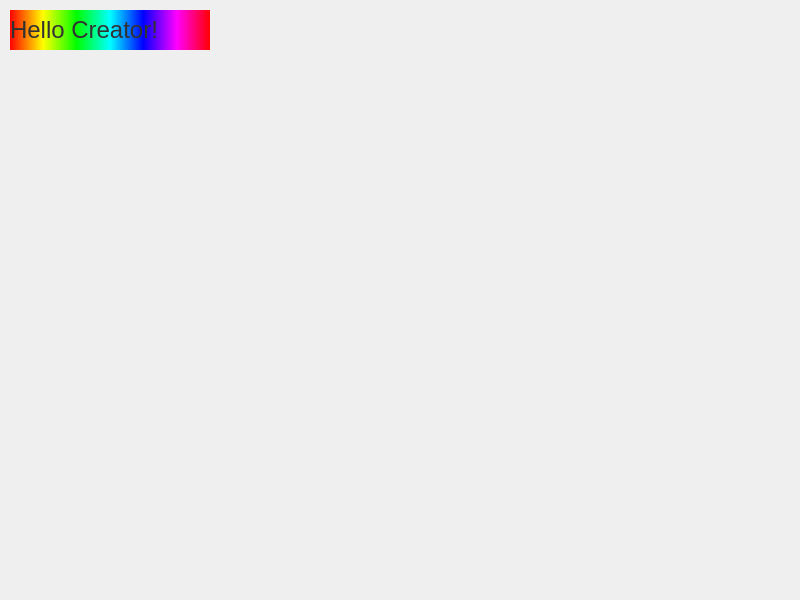
<?xml version="1.0" encoding="UTF-8"?>
<ui version="4.0">
 <class>Widget</class>
 <widget class="QWidget" name="Widget">
  <property name="geometry">
   <rect>
    <x>0</x>
    <y>0</y>
    <width>800</width>
    <height>600</height>
   </rect>
  </property>
  <property name="windowTitle">
   <string>Widget</string>
  </property>
  <widget class="QLabel" name="label">
   <property name="geometry">
    <rect>
     <x>10</x>
     <y>10</y>
     <width>200</width>
     <height>40</height>
    </rect>
   </property>
   <property name="styleSheet">
    <string notr="true">color: rgb(50, 50, 50);
background-color: qlineargradient(spread:pad, x1:0, y1:0, x2:1, y2:0, stop:0 rgba(255, 0, 0, 255), stop:0.166 rgba(255, 255, 0, 255), stop:0.333 rgba(0, 255, 0, 255), stop:0.5 rgba(0, 255, 255, 255), stop:0.666 rgba(0, 0, 255, 255), stop:0.833 rgba(255, 0, 255, 255), stop:1 rgba(255, 0, 0, 255));
</string>
   </property>
   <property name="text">
    <string>&lt;html&gt;&lt;head/&gt;&lt;body&gt;&lt;p&gt;&lt;span style=&quot; font-size:18pt;&quot;&gt;Hello Creator!&lt;/span&gt;&lt;/p&gt;&lt;/body&gt;&lt;/html&gt;</string>
   </property>
   <property name="textFormat">
    <enum>Qt::AutoText</enum>
   </property>
  </widget>
 </widget>
 <resources/>
 <connections/>
</ui>
